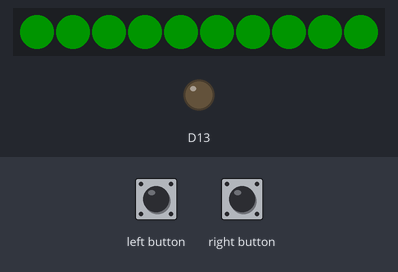
Bench run of a sketch on a simulated Adafruit Circuit Playground Express. On the bench: 10 RGB LEDs in strip order, left to right, output pins drawn as LEDs (lit = HIGH). The test bench sets the inputs (shaded band). Dim RGB values are drawn brighter than linear.

Above: at 0.1 s.
At 2.26 s:
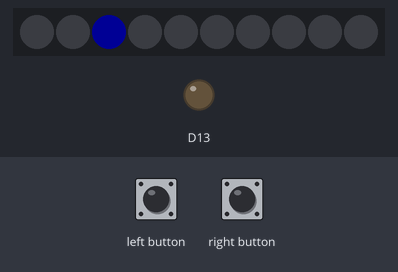
2.3 s: left button pressed for 0.15 s
At 2.41 s:
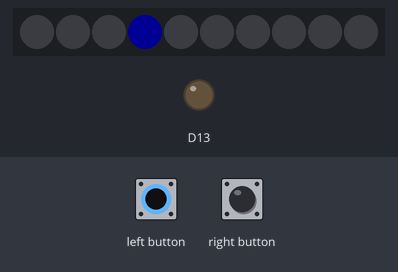

The sketch:

spinner-circuit-playground.ino
```cpp
/* ********************************************************
   Circuit Playground Spinner
   By John M. Wargo (https://johnwargo.com)

   This simple sketch spins one NeoPixel LED around the
   Circuit Playground device. Use the left button to
   decrease speed. Use the right button to change the
   direction of the lit LED.
*/
// https://github.com/adafruit/Adafruit_CircuitPlayground
#include <Adafruit_CircuitPlayground.h>

#define debug false
// Every time the user presses the right button, the delay
// between loops increases by this much (in milliseconds).
#define speedIncrement 100
// Maximum delay value before speed resets to `speedStart`
#define speedLimit 500
// Starting loop delay value (in milliseconds)
#define speedStart 100

// variables to track left button state
bool leftButtonIsDown = false;
bool leftButtonWasDown = false;
// variables to track right button state
bool rightButtonIsDown = false;
bool rightButtonWasDown = false;

// Some other variables
bool direction = true;  // which direction are the lights moving?
bool resetSpeed = true;
int speed = speedStart; // how fast is it moving?
int currentLED = -1;    // which LED is currently illuminated?

void setup() {
  if (debug) {
    Serial.begin(9600);
    delay(500);
    Serial.println("Circuit Playground Spinner");
  }

  // Initialize the Circuit Playground board
  CircuitPlayground.begin();
  // Turn all of the LEDs green to let everyone know we're ready to go
  setAllPixels(0, 255, 0);
  // wait a second (literally)
  delay(1000);
  // clear all of the LEDs (turn them off)
  CircuitPlayground.clearPixels();
}

void loop() {
  // Update the current LED Position
  updateNeoPixels();
  // Then get the state of the button and switches
  leftButtonIsDown = CircuitPlayground.leftButton();
  rightButtonIsDown = CircuitPlayground.rightButton();
  /*
    This is a form of debouncing, checking to make sure the button
    wasn't down the previous loop - so you only act on the button once
    and ignore repeat button presses through the loop. What this means
    for the user is they'll have to unpress the button for long enough
    for the sketch to recognize it before pushing it again.
    https://www.arduino.cc/en/Tutorial/BuiltInExamples/Debounce
  */
  // Is the left button pressed?
  if (leftButtonWasDown == false && leftButtonIsDown == true) {
    if (debug) Serial.println("Left button pressed");
    speed += speedIncrement;  // increase delay, which means decrease speed
    if (speed > speedLimit) speed = speedStart;  // Reset once we've gone too far
    if (debug) Serial.println("Speed: " + String(speed));
  }
  // Is the right button pressed?
  if (rightButtonWasDown == false && rightButtonIsDown == true) {
    if (debug) Serial.println("Right button pressed");
    direction = !direction;  // Change direction
    if (resetSpeed) speed = speedStart;  // Reset the speed
  }

  // Save the button state as previous button state
  leftButtonWasDown = leftButtonIsDown;
  rightButtonWasDown = rightButtonIsDown;
  // and wait a bit before checking again
  delay(speed);
}

void updateNeoPixels() {
  // Handles moving the illiminated LED around the ring
  // Turn off the current LED
  CircuitPlayground.setPixelColor(currentLED, 0, 0, 0);
  // Increment the current LED position based on direction +/-
  currentLED += direction ? 1 : -1;
  // Did we go past start? Then move to the end
  if (currentLED < 0) currentLED = 9;
  // Did we go past the end? Then move to the beginning
  if (currentLED > 9) currentLED = 0;
  // Then illuminate the selected NeoPixel in blue.
  CircuitPlayground.setPixelColor(currentLED, 0, 0, 255);
}

void setAllPixels(int red, int green, int blue) {
  // Reset all NeoPixels to the specified color
  for (int i = 0; i < 10; i++) {
    CircuitPlayground.setPixelColor(i, red, green, blue);
  }
}
```
